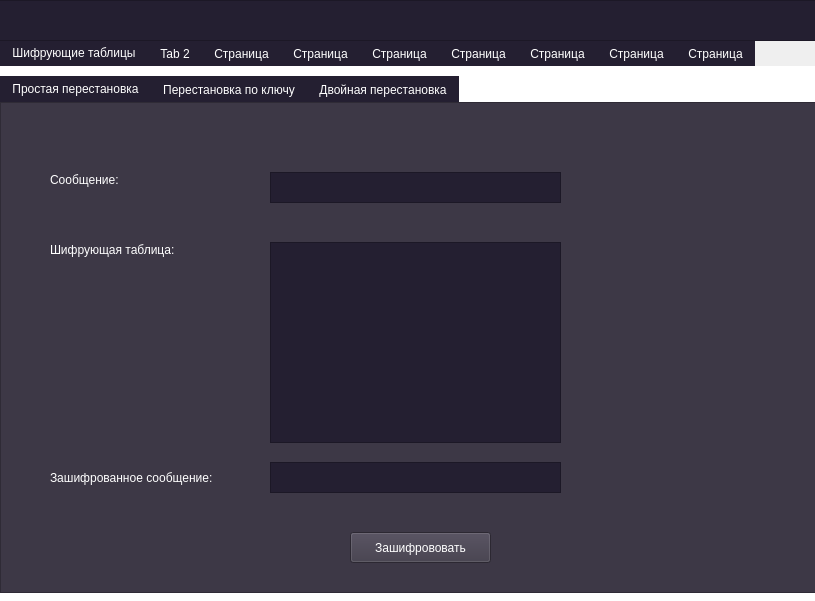
<?xml version="1.0" encoding="UTF-8"?>
<ui version="4.0">
 <class>MainWindow</class>
 <widget class="QMainWindow" name="MainWindow">
  <property name="geometry">
   <rect>
    <x>0</x>
    <y>0</y>
    <width>815</width>
    <height>601</height>
   </rect>
  </property>
  <property name="cursor">
   <cursorShape>ArrowCursor</cursorShape>
  </property>
  <property name="mouseTracking">
   <bool>false</bool>
  </property>
  <property name="windowTitle">
   <string>MСrypt</string>
  </property>
  <property name="styleSheet">
   <string notr="true"/>
  </property>
  <property name="tabShape">
   <enum>QTabWidget::Rounded</enum>
  </property>
  <widget class="QWidget" name="centralwidget">
   <widget class="QTabWidget" name="tabWidget">
    <property name="geometry">
     <rect>
      <x>0</x>
      <y>40</y>
      <width>821</width>
      <height>561</height>
     </rect>
    </property>
    <property name="styleSheet">
     <string notr="true">QTabWidget::pane
{
	border: 1px;
	background: rgb(255, 255, 255);
}

QTabBar::tab
{
	background: rgb(36, 31, 49);
	color: rgb(255, 255, 255);
}</string>
    </property>
    <property name="currentIndex">
     <number>0</number>
    </property>
    <property name="elideMode">
     <enum>Qt::ElideLeft</enum>
    </property>
    <property name="usesScrollButtons">
     <bool>true</bool>
    </property>
    <property name="documentMode">
     <bool>false</bool>
    </property>
    <property name="tabsClosable">
     <bool>false</bool>
    </property>
    <property name="movable">
     <bool>false</bool>
    </property>
    <widget class="QWidget" name="tab">
     <property name="styleSheet">
      <string notr="true">color: rgb(255, 255, 255)</string>
     </property>
     <attribute name="title">
      <string>Шифрующие таблицы</string>
     </attribute>
     <widget class="QTabWidget" name="tabWidget_2">
      <property name="geometry">
       <rect>
        <x>0</x>
        <y>10</y>
        <width>1331</width>
        <height>991</height>
       </rect>
      </property>
      <property name="styleSheet">
       <string notr="true">QTabWidget::pane
{
	border: 1px;
	background: rgb(255, 255, 255);
}

QTabBar::tab
{
	background: rgb(36, 31, 49);
	color: rgb(255, 255, 255);
}</string>
      </property>
      <property name="currentIndex">
       <number>0</number>
      </property>
      <property name="elideMode">
       <enum>Qt::ElideLeft</enum>
      </property>
      <property name="usesScrollButtons">
       <bool>true</bool>
      </property>
      <property name="documentMode">
       <bool>false</bool>
      </property>
      <property name="tabsClosable">
       <bool>false</bool>
      </property>
      <property name="movable">
       <bool>false</bool>
      </property>
      <widget class="QWidget" name="tab_25">
       <attribute name="title">
        <string>Простая перестановка</string>
       </attribute>
       <widget class="QFrame" name="frame_2">
        <property name="geometry">
         <rect>
          <x>0</x>
          <y>0</y>
          <width>821</width>
          <height>491</height>
         </rect>
        </property>
        <property name="styleSheet">
         <string notr="true">background-color: rgb(61, 56, 70);</string>
        </property>
        <property name="frameShape">
         <enum>QFrame::StyledPanel</enum>
        </property>
        <property name="frameShadow">
         <enum>QFrame::Raised</enum>
        </property>
        <widget class="QTextEdit" name="textEdit">
         <property name="geometry">
          <rect>
           <x>270</x>
           <y>70</y>
           <width>291</width>
           <height>31</height>
          </rect>
         </property>
         <property name="styleSheet">
          <string notr="true">background-color: rgb(36, 31, 49);</string>
         </property>
        </widget>
        <widget class="QLabel" name="label">
         <property name="geometry">
          <rect>
           <x>50</x>
           <y>70</y>
           <width>91</width>
           <height>16</height>
          </rect>
         </property>
         <property name="styleSheet">
          <string notr="true">color: rgb(255, 255, 255);</string>
         </property>
         <property name="text">
          <string>Сообщение:</string>
         </property>
        </widget>
        <widget class="QTextEdit" name="textEdit_3">
         <property name="geometry">
          <rect>
           <x>270</x>
           <y>360</y>
           <width>291</width>
           <height>31</height>
          </rect>
         </property>
         <property name="styleSheet">
          <string notr="true">background-color: rgb(36, 31, 49);</string>
         </property>
        </widget>
        <widget class="QLabel" name="label_2">
         <property name="geometry">
          <rect>
           <x>50</x>
           <y>360</y>
           <width>211</width>
           <height>31</height>
          </rect>
         </property>
         <property name="styleSheet">
          <string notr="true">color: rgb(255, 255, 255);</string>
         </property>
         <property name="text">
          <string>Зашифрованное сообщение:</string>
         </property>
        </widget>
        <widget class="QPushButton" name="pushButton">
         <property name="geometry">
          <rect>
           <x>350</x>
           <y>430</y>
           <width>141</width>
           <height>31</height>
          </rect>
         </property>
         <property name="text">
          <string>Зашифрововать</string>
         </property>
        </widget>
        <widget class="QLabel" name="label_3">
         <property name="geometry">
          <rect>
           <x>50</x>
           <y>140</y>
           <width>161</width>
           <height>16</height>
          </rect>
         </property>
         <property name="styleSheet">
          <string notr="true">color: rgb(255, 255, 255);</string>
         </property>
         <property name="text">
          <string>Шифрующая таблица:</string>
         </property>
        </widget>
        <widget class="QTableView" name="tableView">
         <property name="geometry">
          <rect>
           <x>270</x>
           <y>140</y>
           <width>291</width>
           <height>201</height>
          </rect>
         </property>
         <property name="styleSheet">
          <string notr="true">background-color: rgb(36, 31, 49);</string>
         </property>
        </widget>
       </widget>
      </widget>
      <widget class="QWidget" name="tab_26">
       <attribute name="title">
        <string>Перестановка по ключу</string>
       </attribute>
      </widget>
      <widget class="QWidget" name="tab_27">
       <attribute name="title">
        <string>Двойная перестановка</string>
       </attribute>
      </widget>
     </widget>
    </widget>
    <widget class="QWidget" name="tab_2">
     <attribute name="title">
      <string>Tab 2</string>
     </attribute>
    </widget>
    <widget class="QWidget" name="tab_3">
     <attribute name="title">
      <string>Страница</string>
     </attribute>
    </widget>
    <widget class="QWidget" name="tab_4">
     <attribute name="title">
      <string>Страница</string>
     </attribute>
    </widget>
    <widget class="QWidget" name="tab_5">
     <attribute name="title">
      <string>Страница</string>
     </attribute>
    </widget>
    <widget class="QWidget" name="tab_6">
     <attribute name="title">
      <string>Страница</string>
     </attribute>
    </widget>
    <widget class="QWidget" name="tab_7">
     <attribute name="title">
      <string>Страница</string>
     </attribute>
    </widget>
    <widget class="QWidget" name="tab_8">
     <attribute name="title">
      <string>Страница</string>
     </attribute>
    </widget>
    <widget class="QWidget" name="tab_9">
     <attribute name="title">
      <string>Страница</string>
     </attribute>
    </widget>
   </widget>
   <widget class="QFrame" name="frame">
    <property name="geometry">
     <rect>
      <x>-1</x>
      <y>0</y>
      <width>831</width>
      <height>41</height>
     </rect>
    </property>
    <property name="styleSheet">
     <string notr="true">background-color: rgb(36, 31, 49);</string>
    </property>
    <property name="frameShape">
     <enum>QFrame::StyledPanel</enum>
    </property>
    <property name="frameShadow">
     <enum>QFrame::Raised</enum>
    </property>
   </widget>
  </widget>
  <action name="action">
   <property name="text">
    <string>ошощшощшощшощшощшошо</string>
   </property>
  </action>
 </widget>
 <resources/>
 <connections/>
</ui>
